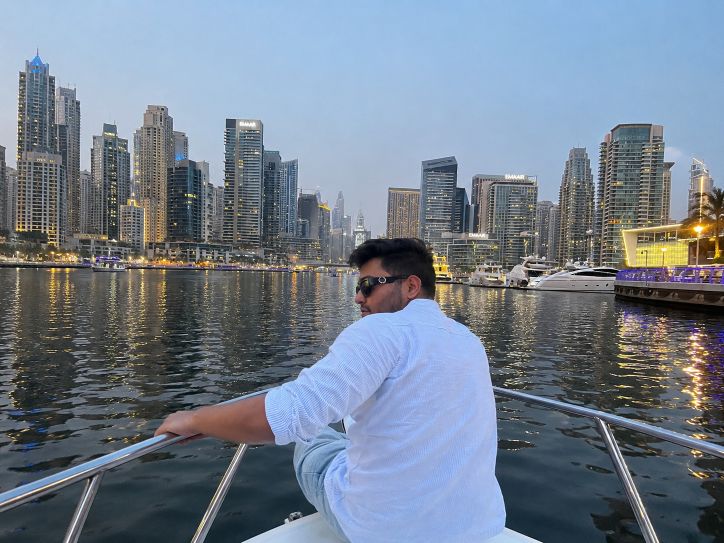
#> input picture input.jpg, 1448 x 1086 px (shown at 1/2 size)
$ python new.py
#> lines starting #> are read from the running program, lines starting #| are printed output that depends on the picture
from PIL import Image

def convert_jpg_to_balanced_dot_svg(
    image_path,
    output_svg_path,
    grid_size=150,          # Number of dots across width
    dot_spacing=8,          # Center-to-center dot distance
    min_radius=2.2,         # Keeps dark areas visible (prevents huge black gaps)
    max_radius=4.5,         # Allows bright areas to touch/overlap (max gap coverage = 4.0+)
    min_brightness=0.01,    # Lower threshold to keep subtle dark detail
    gamma=0.5,              # Values < 1.0 lift mid-tones and stop image from looking too dark
    horizontal_scale=1.2,   # Widen the generated portrait without changing its height
    bg_color="#0d1117"      # Set to "#ffffff" for a white background
):
#> called with image_path = 'input.jpg', output_svg_path = 'portrait_dots.svg', grid_size = 150, dot_spacing = 8, min_radius = 2.2, max_radius = 4.5, min_brightness = 0.01, gamma = 0.5
    img = Image.open(image_path).convert("RGB")
#> img is the input picture: PIL image 1448x1086 RGB; mean R, G, B 115, 127.1, 141.8

    aspect_ratio = img.height / img.width
#> aspect_ratio = 0.75
    grid_w = grid_size
    grid_h = int(grid_size * aspect_ratio)
#> grid_h = 112

    img_resized = img.resize((grid_w, grid_h), Image.Resampling.LANCZOS)
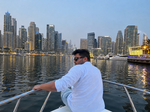
#> img_resized: PIL image 150x112 RGB; mean R, G, B 115, 127.1, 141.8

    viewbox_width = grid_w * dot_spacing
    svg_width = int(viewbox_width * horizontal_scale)
    svg_height = grid_h * dot_spacing
#> svg_height = 896

    svg_lines = [
        f'<svg xmlns="http://www.w3.org/2000/svg" width="{svg_width}" height="{svg_height}" viewBox="0 0 {viewbox_width} {svg_height}" preserveAspectRatio="none" style="background-color: {bg_color};">',
        '  <style>',
        '    @keyframes reveal { to { opacity: 1; } }',
        '    .dot { opacity: 0; animation: reveal .18s ease-out var(--reveal-delay) forwards; }',
        '    @media (prefers-reduced-motion: reduce) { .dot { opacity: 1; animation: none; } }',
        '  </style>'
    ]

    for y in range(grid_h):
        for x in range(grid_w):
            r, g, b = img_resized.getpixel((x, y))

            # Standard perceived luminance
            brightness = (0.299 * r + 0.587 * g + 0.114 * b) / 255.0

            if brightness < min_brightness:
                continue

            # Lift mid-tones using gamma (< 1.0 expands darks/midtones so dots stay larger)
            adjusted_brightness = brightness ** gamma

            # Map adjusted brightness to radius
            radius = min_radius + (max_radius - min_radius) * adjusted_brightness

            cx = x * dot_spacing + (dot_spacing / 2)
            cy = y * dot_spacing + (dot_spacing / 2)
            reveal_delay = y * 0.032 + x * 0.0003

            svg_lines.append(
                f'  <circle class="dot" style="--reveal-delay:{reveal_delay:.3f}s" '
                f'cx="{cx:.2f}" cy="{cy:.2f}" r="{radius:.2f}" fill="rgb({r},{g},{b})" />'
            )
#> after the loop, svg_lines = 16795 items

    svg_lines.append('</svg>')

    with open(output_svg_path, 'w') as f:
        f.write('\n'.join(svg_lines))

# Usage
convert_jpg_to_balanced_dot_svg(
    image_path="input.jpg",
    output_svg_path="portrait_dots.svg",
    grid_size=150,
    dot_spacing=8,
    min_radius=2.2,     # Increase to 2.8+ if it still feels too dark
    max_radius=4.5,     # Overlaps adjacent dots slightly in bright spots
    gamma=0.5,          # Boosts mid-tone visibility (try 0.4 for even brighter result)
    bg_color="#0d1117"
)
